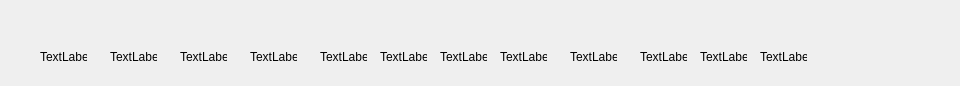
<?xml version="1.0" encoding="UTF-8"?>
<ui version="4.0">
 <class>AxesToButtonsSlider</class>
 <widget class="QWidget" name="AxesToButtonsSlider">
  <property name="geometry">
   <rect>
    <x>0</x>
    <y>0</y>
    <width>960</width>
    <height>86</height>
   </rect>
  </property>
  <property name="windowTitle">
   <string notr="true">Form</string>
  </property>
  <widget class="QLabel" name="label_Point1">
   <property name="geometry">
    <rect>
     <x>40</x>
     <y>50</y>
     <width>47</width>
     <height>13</height>
    </rect>
   </property>
   <property name="text">
    <string>TextLabel</string>
   </property>
  </widget>
  <widget class="QLabel" name="label_Point2">
   <property name="geometry">
    <rect>
     <x>110</x>
     <y>50</y>
     <width>47</width>
     <height>13</height>
    </rect>
   </property>
   <property name="text">
    <string>TextLabel</string>
   </property>
  </widget>
  <widget class="QLabel" name="label_Point3">
   <property name="geometry">
    <rect>
     <x>180</x>
     <y>50</y>
     <width>47</width>
     <height>13</height>
    </rect>
   </property>
   <property name="text">
    <string>TextLabel</string>
   </property>
  </widget>
  <widget class="QLabel" name="label_Point4">
   <property name="geometry">
    <rect>
     <x>250</x>
     <y>50</y>
     <width>47</width>
     <height>13</height>
    </rect>
   </property>
   <property name="text">
    <string>TextLabel</string>
   </property>
  </widget>
  <widget class="QLabel" name="label_Point5">
   <property name="geometry">
    <rect>
     <x>320</x>
     <y>50</y>
     <width>47</width>
     <height>13</height>
    </rect>
   </property>
   <property name="text">
    <string>TextLabel</string>
   </property>
  </widget>
  <widget class="QLabel" name="label_Point6">
   <property name="geometry">
    <rect>
     <x>380</x>
     <y>50</y>
     <width>47</width>
     <height>13</height>
    </rect>
   </property>
   <property name="text">
    <string>TextLabel</string>
   </property>
  </widget>
  <widget class="QLabel" name="label_Point7">
   <property name="geometry">
    <rect>
     <x>440</x>
     <y>50</y>
     <width>47</width>
     <height>13</height>
    </rect>
   </property>
   <property name="text">
    <string>TextLabel</string>
   </property>
  </widget>
  <widget class="QLabel" name="label_Point8">
   <property name="geometry">
    <rect>
     <x>500</x>
     <y>50</y>
     <width>47</width>
     <height>13</height>
    </rect>
   </property>
   <property name="text">
    <string>TextLabel</string>
   </property>
  </widget>
  <widget class="QLabel" name="label_Point9">
   <property name="geometry">
    <rect>
     <x>570</x>
     <y>50</y>
     <width>47</width>
     <height>13</height>
    </rect>
   </property>
   <property name="text">
    <string>TextLabel</string>
   </property>
  </widget>
  <widget class="QLabel" name="label_Point10">
   <property name="geometry">
    <rect>
     <x>640</x>
     <y>50</y>
     <width>47</width>
     <height>13</height>
    </rect>
   </property>
   <property name="text">
    <string>TextLabel</string>
   </property>
  </widget>
  <widget class="QLabel" name="label_Point11">
   <property name="geometry">
    <rect>
     <x>700</x>
     <y>50</y>
     <width>47</width>
     <height>13</height>
    </rect>
   </property>
   <property name="text">
    <string>TextLabel</string>
   </property>
  </widget>
  <widget class="QLabel" name="label_Point12">
   <property name="geometry">
    <rect>
     <x>760</x>
     <y>50</y>
     <width>47</width>
     <height>13</height>
    </rect>
   </property>
   <property name="text">
    <string>TextLabel</string>
   </property>
  </widget>
 </widget>
 <resources/>
 <connections/>
</ui>
